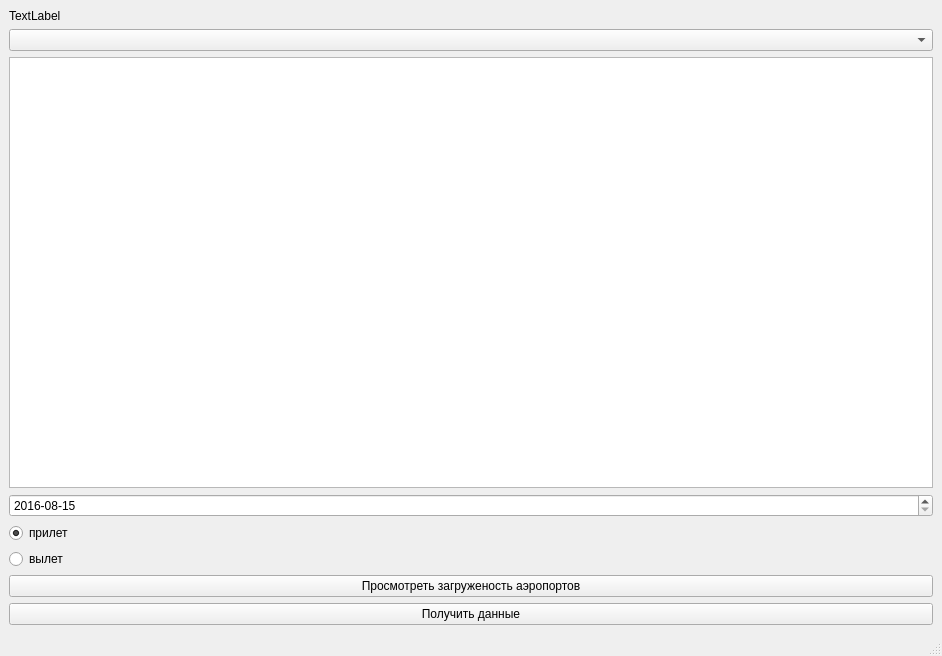
<?xml version="1.0" encoding="UTF-8"?>
<ui version="4.0">
 <class>MainWindow</class>
 <widget class="QMainWindow" name="MainWindow">
  <property name="enabled">
   <bool>true</bool>
  </property>
  <property name="geometry">
   <rect>
    <x>0</x>
    <y>0</y>
    <width>942</width>
    <height>656</height>
   </rect>
  </property>
  <property name="windowTitle">
   <string>MainWindow</string>
  </property>
  <widget class="QWidget" name="centralwidget">
   <layout class="QGridLayout" name="gridLayout">
    <item row="5" column="0">
     <widget class="QRadioButton" name="rb_departure">
      <property name="text">
       <string>вылет</string>
      </property>
     </widget>
    </item>
    <item row="7" column="0">
     <widget class="QPushButton" name="pb_get_data">
      <property name="text">
       <string>Получить данные</string>
      </property>
     </widget>
    </item>
    <item row="0" column="0">
     <widget class="QLabel" name="lb_statusConnect">
      <property name="text">
       <string>TextLabel</string>
      </property>
     </widget>
    </item>
    <item row="3" column="0">
     <widget class="QDateEdit" name="DateEdit">
      <property name="minimumDateTime">
       <datetime>
        <hour>0</hour>
        <minute>0</minute>
        <second>0</second>
        <year>2016</year>
        <month>8</month>
        <day>15</day>
       </datetime>
      </property>
      <property name="maximumDate">
       <date>
        <year>2017</year>
        <month>9</month>
        <day>14</day>
       </date>
      </property>
      <property name="minimumDate">
       <date>
        <year>2016</year>
        <month>8</month>
        <day>15</day>
       </date>
      </property>
      <property name="displayFormat">
       <string>yyyy-MM-dd</string>
      </property>
     </widget>
    </item>
    <item row="4" column="0">
     <widget class="QRadioButton" name="rb_arrival">
      <property name="text">
       <string>прилет</string>
      </property>
      <property name="checked">
       <bool>true</bool>
      </property>
     </widget>
    </item>
    <item row="6" column="0">
     <widget class="QPushButton" name="pb_congestion">
      <property name="text">
       <string>Просмотреть загруженость аэропортов</string>
      </property>
     </widget>
    </item>
    <item row="1" column="0">
     <widget class="QComboBox" name="cb_airport_list"/>
    </item>
    <item row="2" column="0">
     <widget class="QTableWidget" name="tb_result"/>
    </item>
   </layout>
  </widget>
  <widget class="QStatusBar" name="statusbar"/>
  <widget class="QMenuBar" name="menuBar">
   <property name="geometry">
    <rect>
     <x>0</x>
     <y>0</y>
     <width>942</width>
     <height>21</height>
    </rect>
   </property>
  </widget>
 </widget>
 <resources/>
 <connections/>
</ui>
